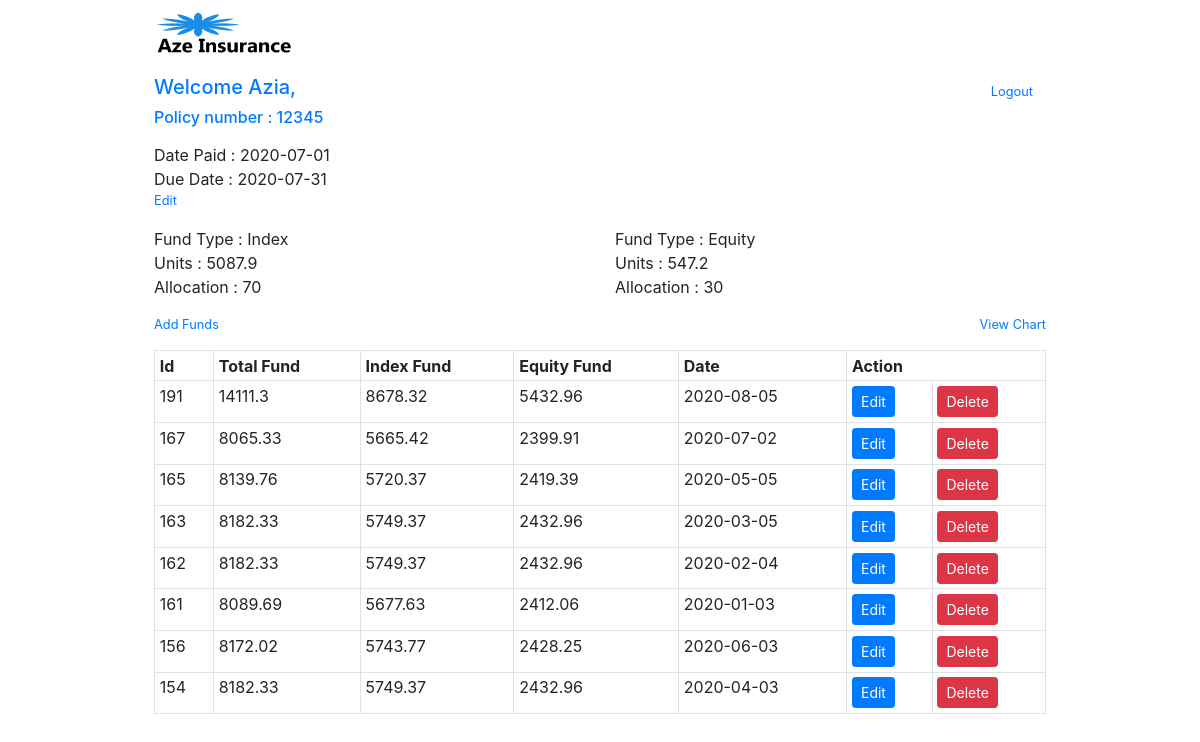
/FundsMonitoring/welcome.php (signed in), run on the app's committed database.
### tables this page shows
CREATE TABLE `account` (
  `Id` int(11) NOT NULL,
  `Name` varchar(255) NOT NULL,
  `Middle_name` varchar(255) NOT NULL,
  `Last_name` varchar(255) NOT NULL,
  `Policy_number` int(11) NOT NULL,
  `User_name` varchar(255) NOT NULL,
  `Password` blob NOT NULL
);

CREATE TABLE `payment_details` (
  `Id` int(255) NOT NULL,
  `Policy_number` int(255) NOT NULL,
  `Date_paid` date NOT NULL,
  `Due_date` date NOT NULL
);

CREATE TABLE `fund_details` (
  `Fund_Id` int(11) NOT NULL,
  `Type` varchar(255) NOT NULL,
  `Policy_number` varchar(255) NOT NULL,
  `Units` float NOT NULL,
  `Allocation` int(11) NOT NULL
);

CREATE TABLE `historical` (
  `Counter` int(255) NOT NULL,
  `Policy_number` int(255) NOT NULL,
  `Total_fund` float NOT NULL,
  `Index_fund` float NOT NULL,
  `Equity_fund` float NOT NULL,
  `Asof` date NOT NULL,
  `Timestamp` date NOT NULL DEFAULT current_timestamp()
);

### FundsMonitoring/session.php (called while the page is built, shortened)
<?php
include('config.php');
if (!empty($_SESSION['login_user'])) {
   $user_check = $_SESSION['login_user'];
   $ses_sql = mysqli_query($conn,"SELECT `Policy_number` FROM `account` WHERE `User_name` = '$user_check' ");
   $row = mysqli_fetch_array($ses_sql,MYSQLI_ASSOC);
   $login_session = $row['Policy_number'];
}
else {
   header("location:Index.php");
}
?>

### FundsMonitoring/welcome.php (the view, shortened to what this page needs)
<?php
    include("config.php");
    include("session.php");
    include("bootstrap.php");
$sql = "SELECT `Name`,`Policy_number` FROM `account` WHERE `Policy_number` = '$login_session'";
        if($result = mysqli_query($conn, $sql)){
            if($row = mysqli_fetch_array($result)){
?>
<!DOCTYPE html>
<html>
    <head>
    </head>
<body>
    <div class="mx-auto w-75 p-1">
        <img src="image\logo.png" class="pb-1 mb-3 wellogo">
            <div class="row">
                <div class="col">
                    <h5 class="text-primary">Welcome <?php echo $row['Name'];?>,</h5>
                </div>
                <div class="col">
                    <a href="logout.php" class="btn text-primary btn-outline-light float-right"><small>Logout</small></a>
                </div>
            </div>
            <div class="row">
                <div class="col">
                    <h6 class="text-primary pb-2">Policy number : <?php echo $row['Policy_number'];}}?> </h6>
                </div>
            </div>
<?php
         $sql = "SELECT `Date_paid`,`Due_date` FROM `payment_details` WHERE `Policy_number` = '$login_session'";
            if($result = mysqli_query($conn, $sql)){
?>
                <div class="row">
                        <p class="col float-right">
                            Date Paid : <?php if($row = mysqli_fetch_array($result)){echo $dp = $row['Date_paid'];?><br>
                            Due Date  : <?php echo $dd = $row['Due_date'];}}?><br>
                            <small class="text-primary" data-toggle="modal" data-target="#editpaydate"> Edit </small><br>
                        </p>
                </div>
                <div class="row">
<?php
                    $sql = "SELECT `Type`, `Units`, `Allocation` FROM `fund_details` WHERE `Policy_number`= '$login_session'";
                            if($result = mysqli_query($conn, $sql)){
                                if(mysqli_num_rows($result) == 2){
                                    while($row = mysqli_fetch_array($result)){  ?>
                                        <p class="col float-right">
                                            Fund Type : <?php echo $t = $row['Type'];?> <br>
                                            Units : <?php echo $u = $row['Units'];?><br>
                                            Allocation : <?php echo $a = $row['Allocation'];?><br>
                                        </p>
<?php
                                        }}} ?>
                </div>
                <div class="row">
                    <div>
                        <p class="col">
                            <small class="text-primary addfundbutton" data-toggle="modal" data-target="#modaladdfund">
                                 Add Funds
                            </small>
                        </p>
                    </div>
                    <div class="col">
                            <a href= "chart.php"><small class=" text-primary float-right">View Chart</small></a>
                    </div>
                </div>
<?php
        $sql = "SELECT * FROM `historical` WHERE `Policy_number`= '$login_session' ORDER BY `Counter` DESC";
                if($result = mysqli_query($conn, $sql)){
?>                 <div class="table-responsive-sm tbody">
                        <table id="dtBasicExamples" class="table table-bordered table-sm table-hover" cellspacing="0" >
                        <?php
                            echo "<tr>";
                                echo "<th>Id</th>";
                                echo "<th>Total Fund</th>";
                                echo "<th>Index Fund</th>";
                                echo "<th>Equity Fund</th>";
                                echo "<th>Date</th>";
                                echo "<th colspan='2'>Action</th>";
                            echo "</tr>";
                        while($row = mysqli_fetch_array($result)){
                            echo "<tr>";
                                echo "<td>" . $row['Counter'] . "</td>";
                                echo "<td>" . $row['Total_fund'] . "</td>";
                                echo "<td>" . $row['Index_fund'] . "</td>";
                                echo "<td>" . $row['Equity_fund'] . "</td>";
                                echo "<td>" . $row['Asof'] . "</td>";
                                ?>
                                <td>
                                <button type="button" class="btn btn-primary btn-sm editbtn">Edit</button>
                                </td>
                                <td><a class="btn btn-danger btn-sm" href="process.php?deletefund=<?php echo $row['Counter'];?>">Delete</a></td>
                                <?php
                        }?>
                        </table>
                    </div>
                        ?><br><h6 class="text-danger"><?php echo "No records were found."; ?></h6> <?php
                }
            else {
                echo "ERROR: Could not able to execute $sql. " . mysqli_error($conn);
            }
 ?>
</div>
</body>
</html>

### FundsMonitoring/bootstrap.php (shortened to what this page needs)
<link rel="stylesheet" href="https://maxcdn.bootstrapcdn.com/bootstrap/4.4.1/css/bootstrap.min.css">

### FundsMonitoring/bootstrap.php (style rules this page uses)
.tbody { height:385px; overflow-y:auto; }
.wellogo { width:140px; height:55px; border:0; }
.addfundbutton { margin-bottom: 50px; padding-bottom: 50px; }

### data on the page
account: Name "Azia", Policy_number "12345"
payment_details: Date_paid "2020-07-01", Due_date "2020-07-31"
fund_details: Type "Index", Units "5087.9", Allocation "70"
fund_details: Type "Equity", Units "547.2", Allocation "30"
historical: Counter "191", Total_fund "14111.3", Index_fund "8678.32", Equity_fund "5432.96", Asof "2020-08-05"
historical: Counter "167", Total_fund "8065.33", Index_fund "5665.42", Equity_fund "2399.91", Asof "2020-07-02"
historical: Counter "165", Total_fund "8139.76", Index_fund "5720.37", Equity_fund "2419.39", Asof "2020-05-05"
historical: Counter "163", Total_fund "8182.33", Index_fund "5749.37", Equity_fund "2432.96", Asof "2020-03-05"
historical: Counter "162", Total_fund "8182.33", Index_fund "5749.37", Equity_fund "2432.96", Asof "2020-02-04"
historical: Counter "161", Total_fund "8089.69", Index_fund "5677.63", Equity_fund "2412.06", Asof "2020-01-03"
historical: Counter "156", Total_fund "8172.02", Index_fund "5743.77", Equity_fund "2428.25", Asof "2020-06-03"
historical: Counter "154", Total_fund "8182.33", Index_fund "5749.37", Equity_fund "2432.96", Asof "2020-04-03"
